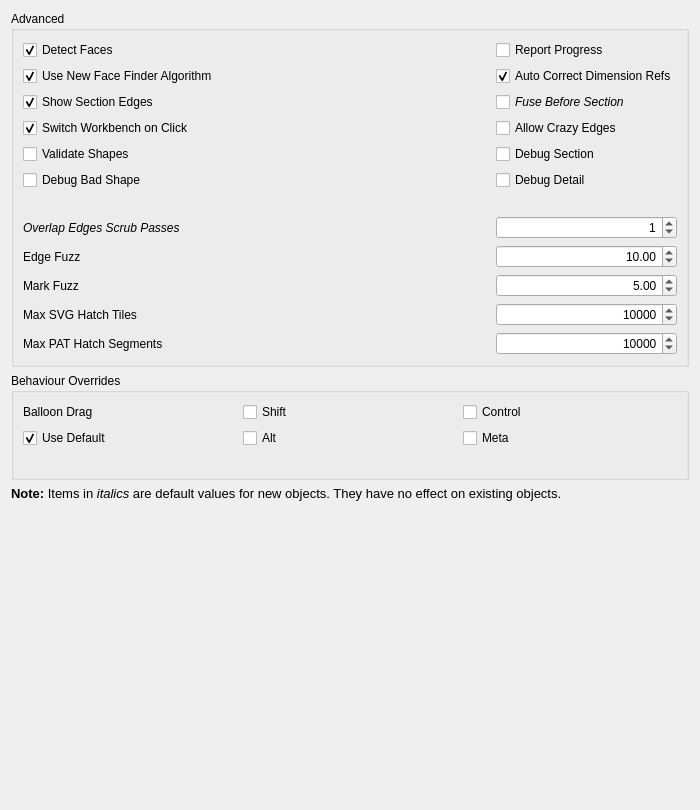
<?xml version="1.0" encoding="UTF-8"?>
<ui version="4.0">
 <class>TechDrawGui::DlgPrefsTechDrawAdvancedImp</class>
 <widget class="QWidget" name="TechDrawGui::DlgPrefsTechDrawAdvancedImp">
  <property name="geometry">
   <rect>
    <x>0</x>
    <y>0</y>
    <width>700</width>
    <height>810</height>
   </rect>
  </property>
  <property name="windowTitle">
   <string>Advanced</string>
  </property>
  <layout class="QVBoxLayout" name="verticalLayout_2">
   <item>
    <widget class="QGroupBox" name="gbDim">
     <property name="sizePolicy">
      <sizepolicy hsizetype="Preferred" vsizetype="Preferred">
       <horstretch>0</horstretch>
       <verstretch>0</verstretch>
      </sizepolicy>
     </property>
     <property name="title">
      <string>Advanced</string>
     </property>
     <layout class="QVBoxLayout" name="verticalLayout">
      <item>
       <layout class="QGridLayout" name="gridLayout" columnstretch="1,0,0">
        <item row="3" column="0">
         <widget class="Gui::PrefCheckBox" name="cbSwitchWB">
          <property name="toolTip">
           <string>If this box is checked, double-clicking on a page in the tree will automatically switch to TechDraw and the page will be made visible.</string>
          </property>
          <property name="text">
           <string>Switch Workbench on Click</string>
          </property>
          <property name="checked">
           <bool>true</bool>
          </property>
          <property name="prefEntry" stdset="0">
           <cstring>SwitchToWB</cstring>
          </property>
          <property name="prefPath" stdset="0">
           <cstring>Mod/TechDraw/General</cstring>
          </property>
         </widget>
        </item>
        <item row="4" column="2">
         <widget class="Gui::PrefCheckBox" name="cbDebugSection">
          <property name="sizePolicy">
           <sizepolicy hsizetype="Preferred" vsizetype="Preferred">
            <horstretch>0</horstretch>
            <verstretch>0</verstretch>
           </sizepolicy>
          </property>
          <property name="toolTip">
           <string>Dump intermediate results during Section view processing</string>
          </property>
          <property name="text">
           <string>Debug Section</string>
          </property>
          <property name="prefEntry" stdset="0">
           <cstring>debugSection</cstring>
          </property>
          <property name="prefPath" stdset="0">
           <cstring>Mod/TechDraw/debug</cstring>
          </property>
         </widget>
        </item>
        <item row="8" column="0">
         <widget class="QLabel" name="label_5">
          <property name="text">
           <string>Edge Fuzz</string>
          </property>
         </widget>
        </item>
        <item row="1" column="0">
         <widget class="Gui::PrefCheckBox" name="cbNewFaceFinder">
          <property name="toolTip">
           <string>If checked, FreeCAD will use the new face finder algorithm.  If not checked, FreeCAD will use the legacy face finder algorithm.</string>
          </property>
          <property name="text">
           <string>Use New Face Finder Algorithm</string>
          </property>
          <property name="checked">
           <bool>true</bool>
          </property>
          <property name="prefEntry" stdset="0">
           <cstring>NewFaceFinder</cstring>
          </property>
          <property name="prefPath" stdset="0">
           <cstring>Mod/TechDraw/General</cstring>
          </property>
         </widget>
        </item>
        <item row="5" column="2">
         <widget class="Gui::PrefCheckBox" name="cbDebugDetail">
          <property name="sizePolicy">
           <sizepolicy hsizetype="Preferred" vsizetype="Preferred">
            <horstretch>0</horstretch>
            <verstretch>0</verstretch>
           </sizepolicy>
          </property>
          <property name="toolTip">
           <string>Dump intermediate results during Detail view processing</string>
          </property>
          <property name="text">
           <string>Debug Detail</string>
          </property>
          <property name="prefEntry" stdset="0">
           <cstring>debugDetail</cstring>
          </property>
          <property name="prefPath" stdset="0">
           <cstring>Mod/TechDraw/debug</cstring>
          </property>
         </widget>
        </item>
        <item row="0" column="0">
         <widget class="Gui::PrefCheckBox" name="cbDetectFaces">
          <property name="sizePolicy">
           <sizepolicy hsizetype="Preferred" vsizetype="Preferred">
            <horstretch>0</horstretch>
            <verstretch>0</verstretch>
           </sizepolicy>
          </property>
          <property name="toolTip">
           <string>If checked, TechDraw will attempt to build faces using the
line segments returned by the hidden line removal algorithm.
Faces must be detected in order to use hatching, but there
can be a performance penalty in complex models.</string>
          </property>
          <property name="text">
           <string>Detect Faces</string>
          </property>
          <property name="checked">
           <bool>true</bool>
          </property>
          <property name="prefEntry" stdset="0">
           <cstring>HandleFaces</cstring>
          </property>
          <property name="prefPath" stdset="0">
           <cstring>/Mod/TechDraw/General</cstring>
          </property>
         </widget>
        </item>
        <item row="1" column="2">
         <widget class="Gui::PrefCheckBox" name="cbAutoCorrectRefs">
          <property name="toolTip">
           <string>If checked, the system will attempt to automatically correct dimension references when the model changes.</string>
          </property>
          <property name="statusTip">
           <string/>
          </property>
          <property name="text">
           <string>Auto Correct Dimension Refs</string>
          </property>
          <property name="checked">
           <bool>true</bool>
          </property>
          <property name="prefEntry" stdset="0">
           <cstring>AutoCorrectRefs</cstring>
          </property>
          <property name="prefPath" stdset="0">
           <cstring>Mod/TechDraw/Dimensions</cstring>
          </property>
         </widget>
        </item>
        <item row="4" column="0">
         <widget class="Gui::PrefCheckBox" name="cbValidateShapes">
          <property name="toolTip">
           <string>If checked, input shapes will be checked for errors before use and invalid shapes will be skipped by the shape extractor. Checking for errors is slower, but can prevent crashes from some geometry problems.
</string>
          </property>
          <property name="text">
           <string>Validate Shapes</string>
          </property>
          <property name="prefEntry" stdset="0">
           <cstring>CheckShapesBeforeUse</cstring>
          </property>
          <property name="prefPath" stdset="0">
           <cstring>Mod/TechDraw/General</cstring>
          </property>
         </widget>
        </item>
        <item row="3" column="2">
         <widget class="Gui::PrefCheckBox" name="cbCrazyEdges">
          <property name="sizePolicy">
           <sizepolicy hsizetype="Preferred" vsizetype="Preferred">
            <horstretch>0</horstretch>
            <verstretch>0</verstretch>
           </sizepolicy>
          </property>
          <property name="toolTip">
           <string>Include edges with unexpected geometry (zero length etc.) in results</string>
          </property>
          <property name="text">
           <string>Allow Crazy Edges</string>
          </property>
          <property name="prefEntry" stdset="0">
           <cstring>allowCrazyEdge</cstring>
          </property>
          <property name="prefPath" stdset="0">
           <cstring>Mod/TechDraw/debug</cstring>
          </property>
         </widget>
        </item>
        <item row="0" column="2">
         <widget class="Gui::PrefCheckBox" name="cbReportProgress">
          <property name="toolTip">
           <string>Issue progress messages while building View geometry</string>
          </property>
          <property name="text">
           <string>Report Progress</string>
          </property>
          <property name="prefEntry" stdset="0">
           <cstring>ReportProgress</cstring>
          </property>
          <property name="prefPath" stdset="0">
           <cstring>/Mod/TechDraw/General</cstring>
          </property>
         </widget>
        </item>
        <item row="7" column="2">
         <widget class="Gui::PrefSpinBox" name="sbScrubCount">
          <property name="toolTip">
           <string>The number of times FreeCAD should try to remove overlapping edges returned by the Hidden Line Removal algorithm. A value of 0 indicates no scrubbing, 1 indicates a single pass and 2 indicates a second pass should be performed. Values above 2 are generally not productive. Each pass adds to the time required to produce the drawing.</string>
          </property>
          <property name="alignment">
           <set>Qt::AlignRight|Qt::AlignTrailing|Qt::AlignVCenter</set>
          </property>
          <property name="suffix">
           <string/>
          </property>
          <property name="prefix">
           <string/>
          </property>
          <property name="value">
           <number>1</number>
          </property>
          <property name="prefEntry" stdset="0">
           <cstring>ScrubCount</cstring>
          </property>
          <property name="prefPath" stdset="0">
           <cstring>Mod/TechDraw/General</cstring>
          </property>
         </widget>
        </item>
        <item row="7" column="0">
         <widget class="QLabel" name="label_3">
          <property name="font">
           <font>
            <italic>true</italic>
           </font>
          </property>
          <property name="text">
           <string>Overlap Edges Scrub Passes</string>
          </property>
         </widget>
        </item>
        <item row="9" column="0">
         <widget class="QLabel" name="label_4">
          <property name="text">
           <string>Mark Fuzz</string>
          </property>
         </widget>
        </item>
        <item row="11" column="2">
         <widget class="Gui::PrefSpinBox" name="sbMaxPat">
          <property name="toolTip">
           <string>Maximum hatch line segments to use
when hatching a face with a PAT pattern</string>
          </property>
          <property name="alignment">
           <set>Qt::AlignRight</set>
          </property>
          <property name="minimum">
           <number>1</number>
          </property>
          <property name="maximum">
           <number>1000000</number>
          </property>
          <property name="singleStep">
           <number>100</number>
          </property>
          <property name="value">
           <number>10000</number>
          </property>
          <property name="prefEntry" stdset="0">
           <cstring>MaxSeg</cstring>
          </property>
          <property name="prefPath" stdset="0">
           <cstring>Mod/TechDraw/PAT</cstring>
          </property>
         </widget>
        </item>
        <item row="10" column="0">
         <widget class="QLabel" name="label">
          <property name="text">
           <string>Max SVG Hatch Tiles</string>
          </property>
         </widget>
        </item>
        <item row="5" column="0">
         <widget class="Gui::PrefCheckBox" name="cbDebugBadShape">
          <property name="toolTip">
           <string>If checked, shapes that fail validation will be saved as BREP files for later analysis.</string>
          </property>
          <property name="text">
           <string>Debug Bad Shape</string>
          </property>
          <property name="prefEntry" stdset="0">
           <cstring>debugBadShape</cstring>
          </property>
          <property name="prefPath" stdset="0">
           <cstring>Mod/TechDraw/debug</cstring>
          </property>
         </widget>
        </item>
        <item row="2" column="2">
         <widget class="Gui::PrefCheckBox" name="cbFuseBeforeSection">
          <property name="sizePolicy">
           <sizepolicy hsizetype="Preferred" vsizetype="Preferred">
            <horstretch>0</horstretch>
            <verstretch>0</verstretch>
           </sizepolicy>
          </property>
          <property name="font">
           <font>
            <italic>true</italic>
           </font>
          </property>
          <property name="toolTip">
           <string>Perform a fuse operation on input shape(s) before Section view processing</string>
          </property>
          <property name="text">
           <string>Fuse Before Section</string>
          </property>
          <property name="prefEntry" stdset="0">
           <cstring>SectionFuseFirst</cstring>
          </property>
          <property name="prefPath" stdset="0">
           <cstring>Mod/TechDraw/General</cstring>
          </property>
         </widget>
        </item>
        <item row="9" column="2">
         <widget class="Gui::PrefDoubleSpinBox" name="pdsbMarkFuzz">
          <property name="sizePolicy">
           <sizepolicy hsizetype="Preferred" vsizetype="Preferred">
            <horstretch>0</horstretch>
            <verstretch>0</verstretch>
           </sizepolicy>
          </property>
          <property name="minimumSize">
           <size>
            <width>174</width>
            <height>0</height>
           </size>
          </property>
          <property name="toolTip">
           <string>Selection area around center marks
Each unit is approx. 0.1 mm wide</string>
          </property>
          <property name="statusTip">
           <string/>
          </property>
          <property name="alignment">
           <set>Qt::AlignRight|Qt::AlignTrailing|Qt::AlignVCenter</set>
          </property>
          <property name="value">
           <double>5.000000000000000</double>
          </property>
          <property name="prefEntry" stdset="0">
           <cstring>MarkFuzz</cstring>
          </property>
          <property name="prefPath" stdset="0">
           <cstring>Mod/TechDraw/General</cstring>
          </property>
         </widget>
        </item>
        <item row="6" column="1">
         <spacer name="horizontalSpacer">
          <property name="orientation">
           <enum>Qt::Horizontal</enum>
          </property>
          <property name="sizeHint" stdset="0">
           <size>
            <width>40</width>
            <height>20</height>
           </size>
          </property>
         </spacer>
        </item>
        <item row="8" column="2">
         <widget class="Gui::PrefDoubleSpinBox" name="pdsbEdgeFuzz">
          <property name="sizePolicy">
           <sizepolicy hsizetype="Preferred" vsizetype="Preferred">
            <horstretch>0</horstretch>
            <verstretch>0</verstretch>
           </sizepolicy>
          </property>
          <property name="minimumSize">
           <size>
            <width>174</width>
            <height>0</height>
           </size>
          </property>
          <property name="toolTip">
           <string>Size of selection area around edges
Each unit is approx. 0.1 mm wide</string>
          </property>
          <property name="statusTip">
           <string/>
          </property>
          <property name="alignment">
           <set>Qt::AlignRight|Qt::AlignTrailing|Qt::AlignVCenter</set>
          </property>
          <property name="value">
           <double>10.000000000000000</double>
          </property>
          <property name="prefEntry" stdset="0">
           <cstring>EdgeFuzz</cstring>
          </property>
          <property name="prefPath" stdset="0">
           <cstring>Mod/TechDraw/General</cstring>
          </property>
         </widget>
        </item>
        <item row="2" column="0">
         <widget class="Gui::PrefCheckBox" name="cbShowSectionEdges">
          <property name="sizePolicy">
           <sizepolicy hsizetype="Preferred" vsizetype="Preferred">
            <horstretch>0</horstretch>
            <verstretch>0</verstretch>
           </sizepolicy>
          </property>
          <property name="toolTip">
           <string>Highlights border of section cut in section views</string>
          </property>
          <property name="text">
           <string>Show Section Edges</string>
          </property>
          <property name="checked">
           <bool>true</bool>
          </property>
          <property name="prefEntry" stdset="0">
           <cstring>ShowSectionEdges</cstring>
          </property>
          <property name="prefPath" stdset="0">
           <cstring>/Mod/TechDraw/General</cstring>
          </property>
         </widget>
        </item>
        <item row="11" column="0">
         <widget class="QLabel" name="label_2">
          <property name="text">
           <string>Max PAT Hatch Segments</string>
          </property>
         </widget>
        </item>
        <item row="10" column="2">
         <widget class="Gui::PrefSpinBox" name="sbMaxTiles">
          <property name="toolTip">
           <string>Limit of 64x64 pixel SVG tiles used to hatch a single face.
For large scalings, you might get an error about too many SVG tiles.
Then you need to increase the tile limit.</string>
          </property>
          <property name="alignment">
           <set>Qt::AlignRight</set>
          </property>
          <property name="minimum">
           <number>1</number>
          </property>
          <property name="maximum">
           <number>1000000</number>
          </property>
          <property name="singleStep">
           <number>100</number>
          </property>
          <property name="value">
           <number>10000</number>
          </property>
          <property name="prefEntry" stdset="0">
           <cstring>MaxSVGTile</cstring>
          </property>
          <property name="prefPath" stdset="0">
           <cstring>Mod/TechDraw/Decorations</cstring>
          </property>
         </widget>
        </item>
       </layout>
      </item>
     </layout>
    </widget>
   </item>
   <item>
    <widget class="QGroupBox" name="gbBehaviour">
     <property name="toolTip">
      <string>Some combinations of OS and Navigation style key bindings may conflict with the default modifier keys for Balloon dragging and View snapping override. You can make adjustments here to find a non-conflicting key binding.</string>
     </property>
     <property name="title">
      <string>Behaviour Overrides</string>
     </property>
     <layout class="QVBoxLayout" name="verticalLayout_3">
      <item>
       <layout class="QGridLayout" name="gridLayout_2">
        <item row="1" column="0">
         <widget class="QCheckBox" name="cbBalloonDefault">
          <property name="toolTip">
           <string>Check this box to use the default modifier keys. Uncheck this box to set a different key combination.</string>
          </property>
          <property name="text">
           <string>Use Default</string>
          </property>
          <property name="checked">
           <bool>true</bool>
          </property>
         </widget>
        </item>
        <item row="2" column="0">
         <widget class="QLabel" name="label_8">
          <property name="text">
           <string/>
          </property>
         </widget>
        </item>
        <item row="0" column="0">
         <widget class="QLabel" name="label_6">
          <property name="text">
           <string>Balloon Drag</string>
          </property>
         </widget>
        </item>
        <item row="1" column="1">
         <widget class="QCheckBox" name="cbBalloonAlt">
          <property name="toolTip">
           <string>Check this box to include the Alt key in the modifiers.</string>
          </property>
          <property name="text">
           <string>Alt</string>
          </property>
         </widget>
        </item>
        <item row="0" column="1">
         <widget class="QCheckBox" name="cbBalloonShift">
          <property name="toolTip">
           <string>Check this box to include the Shift key in the modifiers.</string>
          </property>
          <property name="text">
           <string>Shift</string>
          </property>
         </widget>
        </item>
        <item row="1" column="2">
         <widget class="QCheckBox" name="cbBalloonMeta">
          <property name="toolTip">
           <string>Check this box to include the Meta/Start/Super key in the modifiers.</string>
          </property>
          <property name="text">
           <string>Meta</string>
          </property>
         </widget>
        </item>
        <item row="0" column="2">
         <widget class="QCheckBox" name="cbBalloonControl">
          <property name="toolTip">
           <string>Check this box to include the Control key in the modifiers.</string>
          </property>
          <property name="text">
           <string>Control</string>
          </property>
         </widget>
        </item>
       </layout>
      </item>
     </layout>
    </widget>
   </item>
   <item>
    <widget class="QLabel" name="label_17">
     <property name="font">
      <font>
       <pointsize>10</pointsize>
       <italic>false</italic>
      </font>
     </property>
     <property name="text">
      <string>&lt;html&gt;&lt;head/&gt;&lt;body&gt;&lt;p&gt;&lt;span style=&quot; font-weight:600;&quot;&gt;Note:&lt;/span&gt; Items in &lt;span style=&quot; font-style:italic;&quot;&gt;italics&lt;/span&gt; are default values for new objects. They have no effect on existing objects.&lt;/p&gt;&lt;/body&gt;&lt;/html&gt;</string>
     </property>
     <property name="textFormat">
      <enum>Qt::TextFormat::RichText</enum>
     </property>
     <property name="wordWrap">
      <bool>true</bool>
     </property>
    </widget>
   </item>
   <item>
    <spacer name="verticalSpacer">
     <property name="orientation">
      <enum>Qt::Vertical</enum>
     </property>
     <property name="sizeHint" stdset="0">
      <size>
       <width>20</width>
       <height>40</height>
      </size>
     </property>
    </spacer>
   </item>
  </layout>
 </widget>
 <customwidgets>
  <customwidget>
   <class>Gui::PrefSpinBox</class>
   <extends>QSpinBox</extends>
   <header>Gui/PrefWidgets.h</header>
  </customwidget>
  <customwidget>
   <class>Gui::PrefCheckBox</class>
   <extends>QCheckBox</extends>
   <header>Gui/PrefWidgets.h</header>
  </customwidget>
  <customwidget>
   <class>Gui::PrefDoubleSpinBox</class>
   <extends>QDoubleSpinBox</extends>
   <header>Gui/PrefWidgets.h</header>
  </customwidget>
 </customwidgets>
 <resources/>
 <connections/>
</ui>
